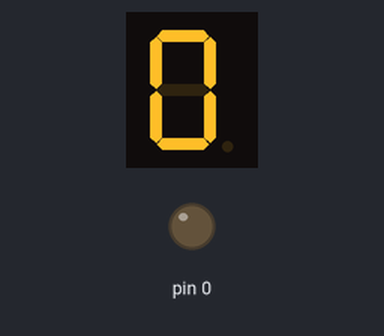
This sketch was run on a simulated Arduino Uno, built with avr-gcc and run on an emulated ATmega328P. Shown: 1-digit seven-segment display, output pins drawn as LEDs (lit = HIGH). Wiring (inferred from the names in the program): 1-digit 7-segment display, segments lit when HIGH: segments pin 2, pin 3, pin 4, pin 5, pin 6, pin 7, pin 12. The segment pins are drawn as the display they are named for; pins used as bus, display or sensor lines are not drawn.

Above: at 0.1 s.
At 1.1 s:
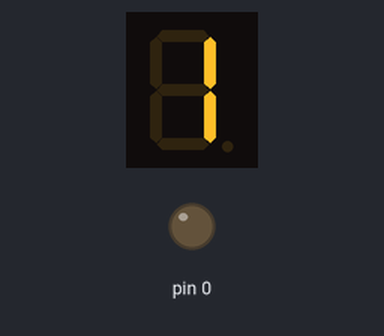
At 2.1 s:
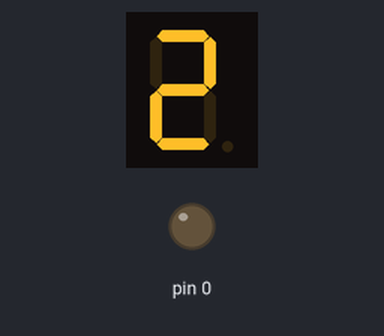
At 4.1 s:
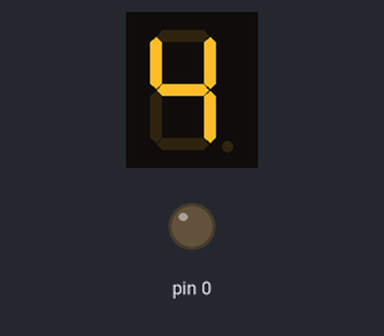
At 6.1 s:
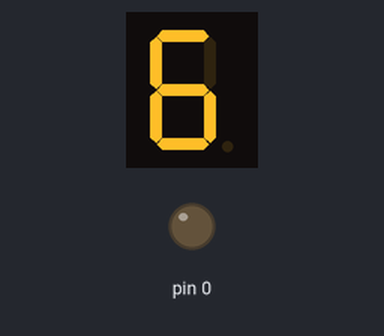
At 9.1 s:
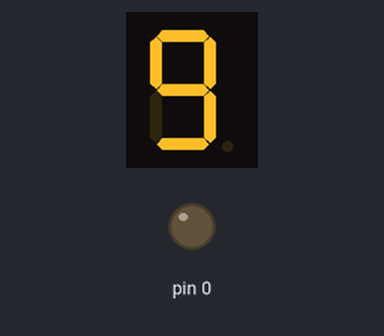

The sketch:

7_seg_disp.ino
```cpp
// Segment pins connected to Arduino
const int segPins[] = {2, 3, 4, 5, 6, 7, 12}; // a, b, c, d, e, f, g

// Hexadecimal encoding for Common Cathode digits 0-9
// Bit 0 = segA, Bit 1 = segB ... Bit 6 = segG
const byte hexDigits[] = {
  0x3F, // 0 (00111111)
  0x06, // 1 (00000110)
  0x5B, // 2 (01011011)
  0x4F, // 3 (01001111)
  0x66, // 4 (01100110)
  0x6D, // 5 (01101101)
  0x7D, // 6 (01111101)
  0x07, // 7 (00000111)
  0x7F, // 8 (01111111)
  0x6F  // 9 (01101111)
};

/*
// Hexadecimal encoding for Common Anode digits 0-9
// Bit 0 = segA, Bit 1 = segB ... Bit 6 = segG
// 0 = ON, 1 = OFF
const byte hexDigits[] = {
  0x40, // 0 (01000000)
  0x79, // 1 (01111001)
  0x24, // 2 (00100100)
  0x30, // 3 (00110000)
  0x19, // 4 (00011001)
  0x12, // 5 (00010010)
  0x02, // 6 (00000010)
  0x78, // 7 (01111000)
  0x00, // 8 (00000000)
  0x10  // 9 (00010000)
};

*/

void setup() {
  // Set all segment pins as OUTPUT
  for (int i = 0; i <= 7; i++) {
    pinMode(segPins[i], OUTPUT);
  }
}

void displayDigit(int digit) {
  byte mask = hexDigits[digit];
  // Extract each bit and write to the corresponding pin
  for (int i = 0; i <= 7; i++) {
    digitalWrite(segPins[i], bitRead(mask, i));
  }
}

void loop() {
  for (int i = 0; i < 10; i++) {
    displayDigit(i);
    delay(1000); // 1-second delay
  }
}
```

Measured:
- by itself, everything shown: repeats every 10.0 s, in 10 steps
- what the display in image 1 shows lasts 1.0 s, from 1.0 s to 2.0 s
